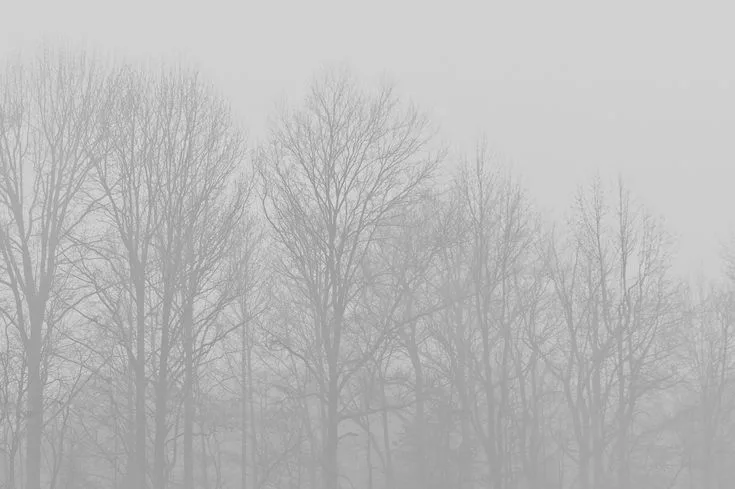
#> input picture image.jpg, 735 x 489 px
$ python lr1_2.py
#> lines starting #> are read from the running program, lines starting #| are printed output that depends on the picture
import numpy as np
import time
from PIL import Image


def minmax_normalization_native(image_array):
    min_val = np.min(image_array)
#> min_val = 133
    max_val = np.max(image_array)
#> max_val = 228
    height, width = image_array.shape
#> height = 489; width = 735


    normalized_image_array = np.zeros_like(image_array, dtype=np.float32)


    for i in range(height):
        for j in range(width):
            if max_val != min_val:
                normalized_image_array[i, j] = (255.0 * (image_array[i, j] - min_val) / (max_val - min_val))
            else:
                normalized_image_array[i, j] = 0.0  # Если все значения одинаковые
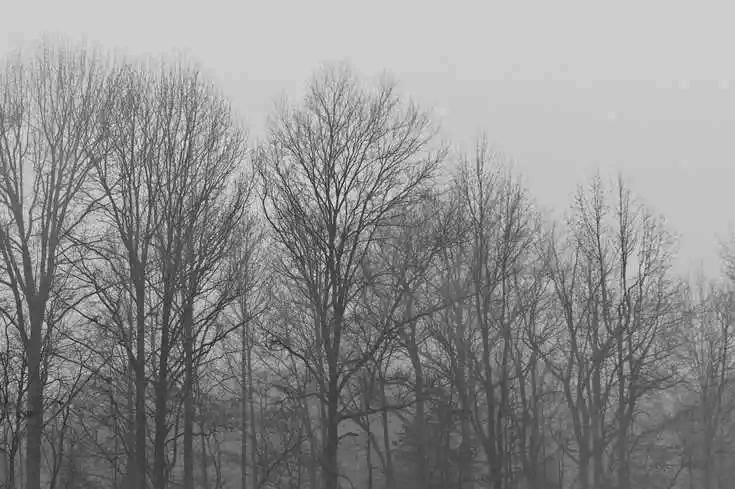
#> normalized_image_array: shape (489, 735) float32; min 0, max 255, mean 142.4

    # Преобразование обратно в uint8
    normalized_image_array = np.clip(normalized_image_array, 0, 255).astype(np.uint8)

    return normalized_image_array


def test_minmax_normalization():
    image = Image.open('image.jpg').convert('L')
    image_array = np.array(image)

    start_time = time.time()

    normalized_image = minmax_normalization_native(image_array)

    end_time = time.time()

    normalized_image_pil = Image.fromarray(normalized_image)
    normalized_image_pil.save('lr1_2.jpg')

    print(f"Время выполнения программы: {end_time - start_time} секунд")


test_minmax_normalization()
